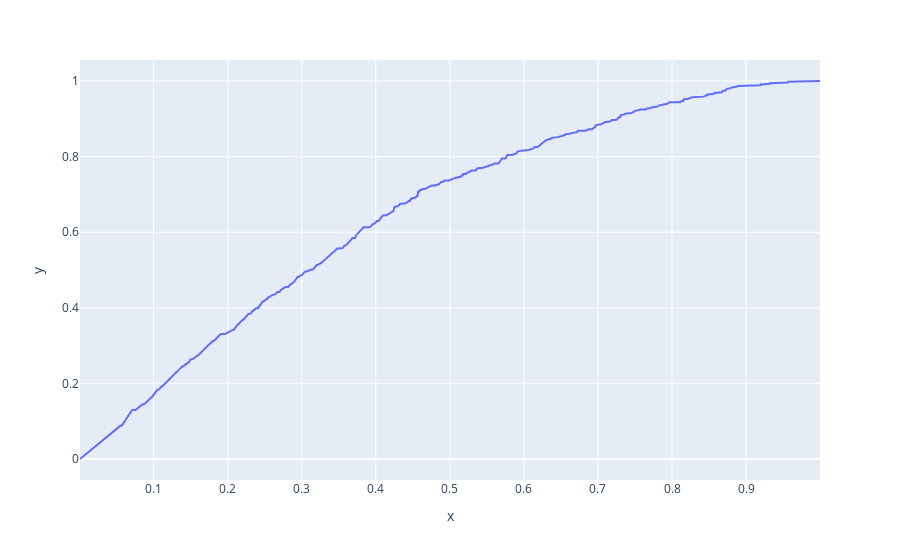

The code cell stored with this chart in its notebook:
### Code cell
px.line(x = treshholds[1:],  y = 1 - fpr[1:])

### Figure 1 — Plotly figure (JSON) as saved in the notebook; plotly's stock layout.template omitted (floating-point values rounded to 4 significant figures; data arrays with more than 128 entries replaced by an {"elided": "..."} marker saying what was removed)
{"data": [{"hovertemplate": "x=%{x}<br>y=%{y}<extra></extra>", "legendgroup": "", "line": {"color": "#636efa", "dash": "solid"}, "marker": {"symbol": "circle"}, "mode": "lines", "name": "", "orientation": "v", "showlegend": false, "type": "scatter", "x": {"elided": "357 float values"}, "xaxis": "x", "y": {"elided": "357 float values"}, "yaxis": "y"}], "layout": {"autosize": true, "legend": {"tracegroupgap": 0}, "margin": {"t": 60}, "xaxis": {"anchor": "y", "autorange": true, "domain": [0, 1], "range": [0.000546, 0.9998], "title": {"text": "x"}, "type": "linear"}, "yaxis": {"anchor": "x", "autorange": true, "domain": [0, 1], "range": [-0.05556, 1.056], "title": {"text": "y"}, "type": "linear"}}}
